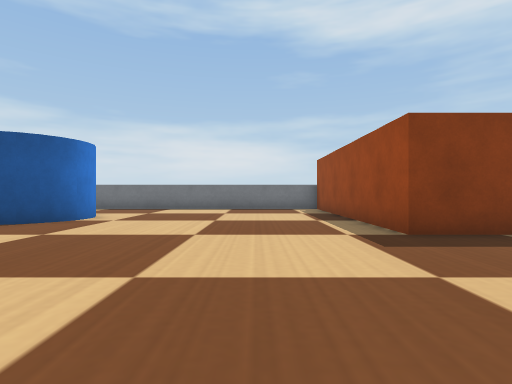
View 1 (above)

22 first-person views from a walk through a world built for the Webots simulator. The camera is 0.07 m above the floor, looks level and sees 80° across. The floor is counted in squares, 0.1 m on a side. Each view is taken from the middle of a square. On the plan, view 1 faces up. The plan holds only what a view shows up to about 10 squares ahead; the rest is blank. Robots are left out. Simple shapes and patterns stand in for the simulator's stock objects.

View 2
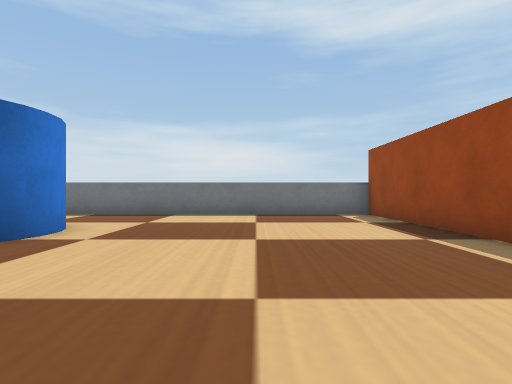

View 3
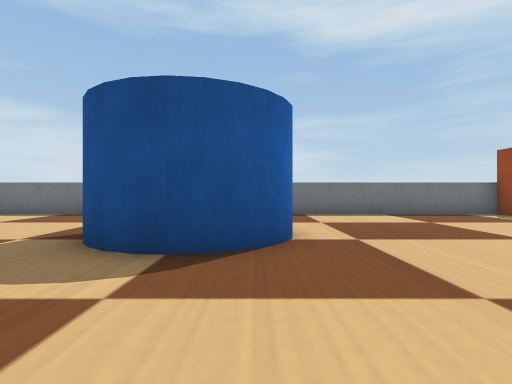

View 4
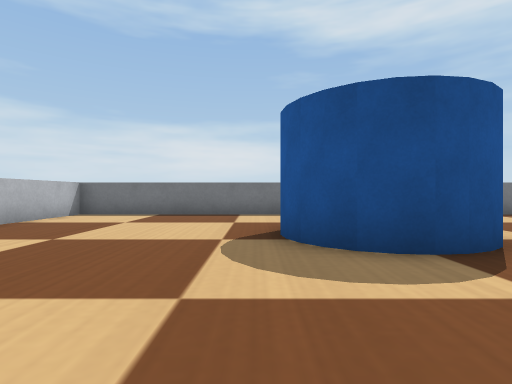

View 5
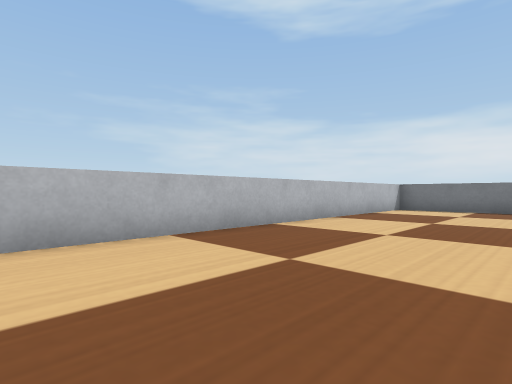

View 6
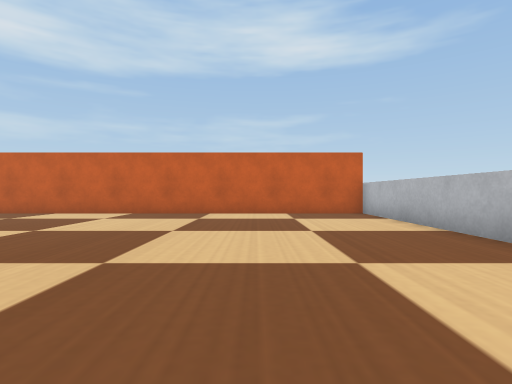

View 7
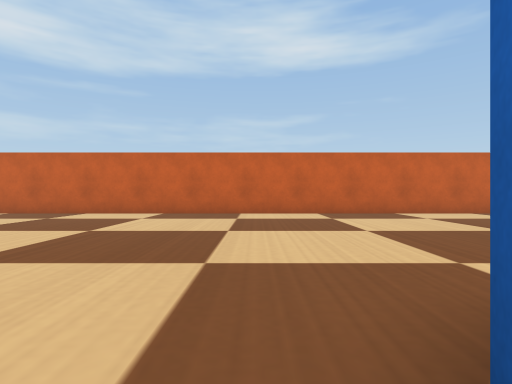

View 8
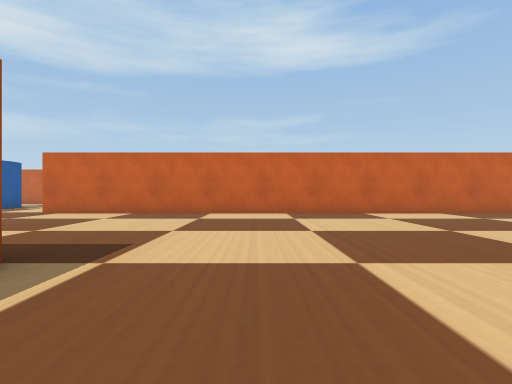

View 9
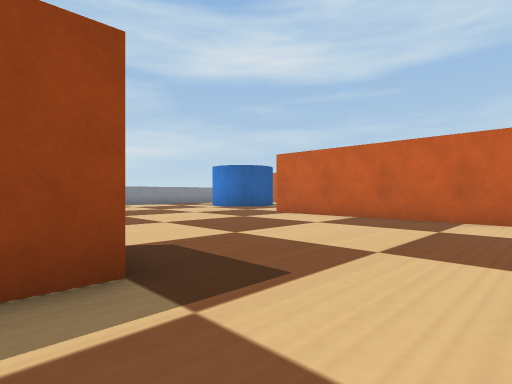

View 10
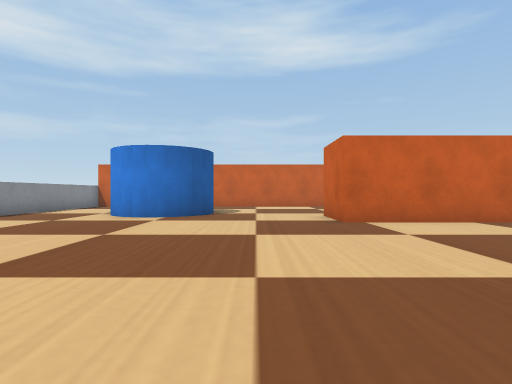

View 11
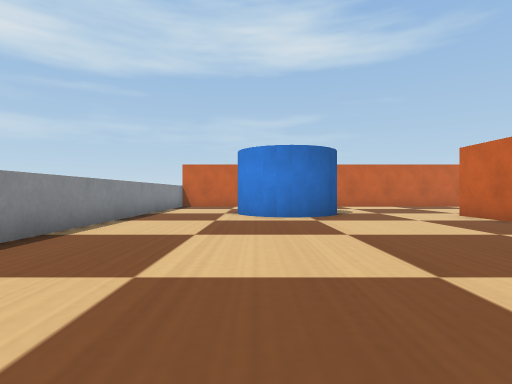

View 12
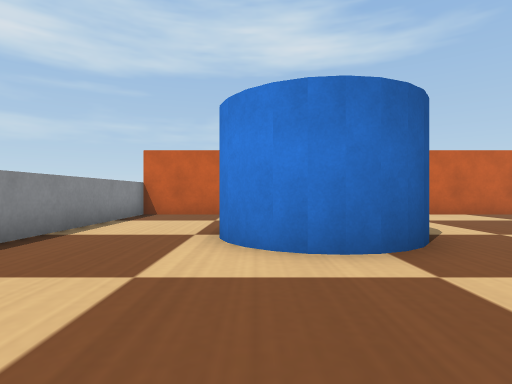

View 13
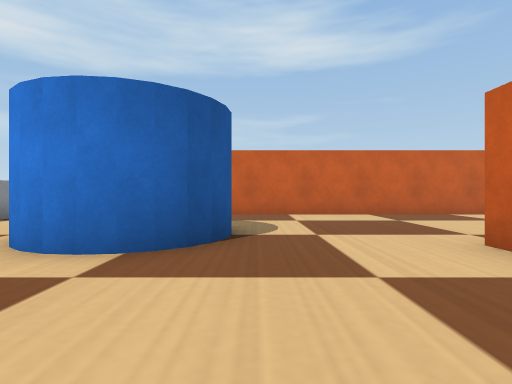

View 14
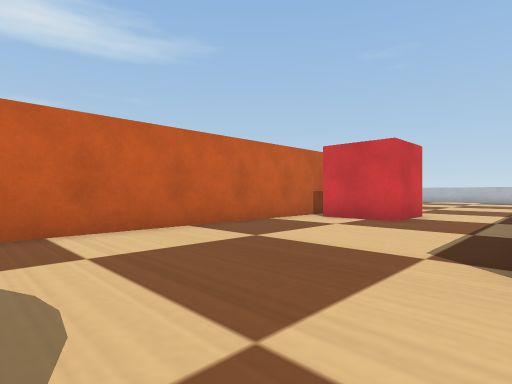

View 15
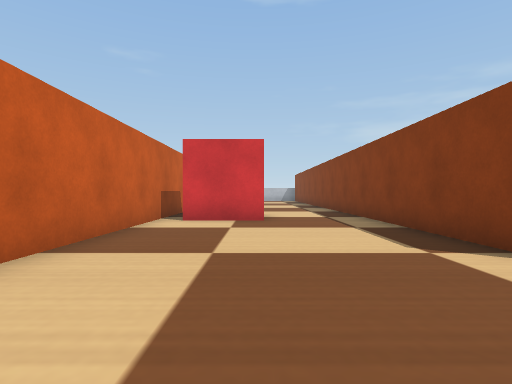

View 16
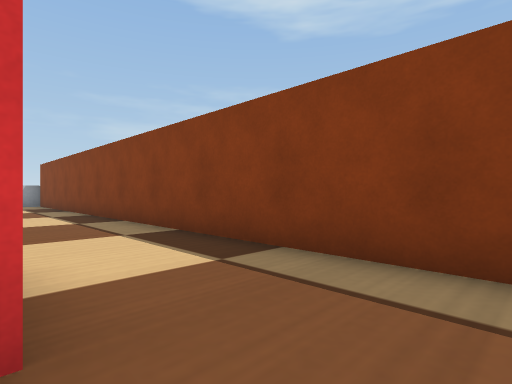

View 17
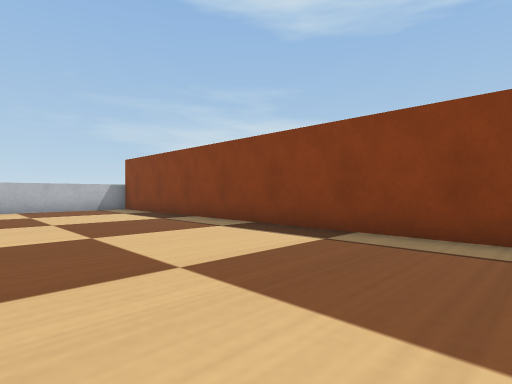

View 18
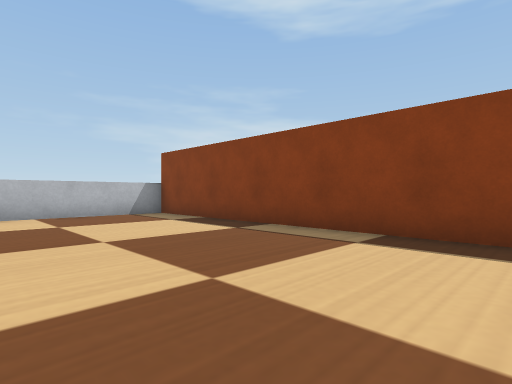

View 19
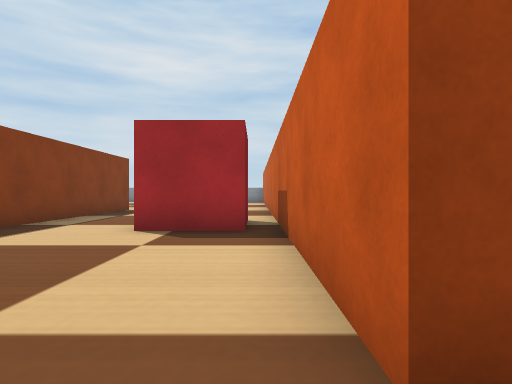

View 20
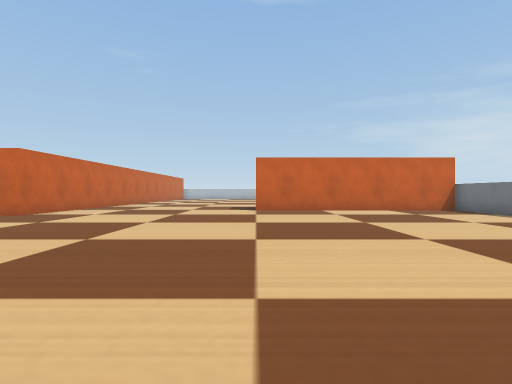

View 21
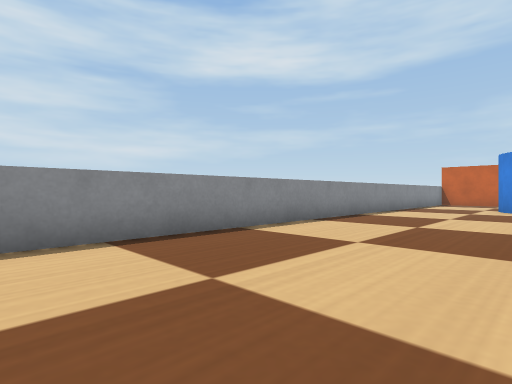

View 22
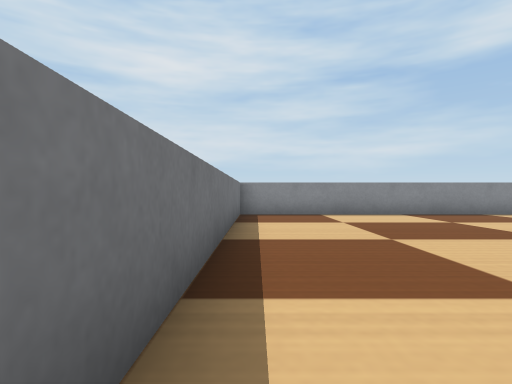

### Floor plan
Key: @ floor where view 1 was taken; # wall or solid block; . floor; B orange box; C blue cylinder; P plastic crate.
Columns run from 14 left of view 1 to 17 right of it. Each row starts with its distance up from view 1.
 13 ##################  ############
 12 #................B  ...........#
 11 #................B  ...........#
 10 #......  ........B  ...........#
  9 #......  C.......B  ...........#
  8 #......C C.......B  ...........#
  7 #......CCC.......B  ...........#
  6 #................B  ...........#
  5 #................BB ...........#
  4 #..............................#
  3 #..............................#
  2 #..............................#
  1 #..............................#
  0 #.............@................#
 -1 #..............................#
 -2 ######################.........#
 -3          #############.........#
 -4 ######################...CCC...#
 -5 #........................C C...#
 -6 #........................   ...#
 -7 #..............PP........   ...#
 -8 #..............PP.........  ...#
 -9      ..........PP.........  ...#
-10           ################  ####

Positions as (right, up) in squares from view 1, and headings:
1: (0, 0), facing up
2: (-1, 3), facing up
3: (-5, 3), facing up
4: (-8, 3), facing up
5: (-9, 0), facing up-left
6: (-10, 8), facing down
7: (-4, 8), facing down
8: (0, 8), facing down
9: (0, 6), facing down-right
10: (9, 5), facing down
11: (13, 5), facing down
12: (13, 0), facing down
13: (10, 0), facing down
14: (10, -4), facing down-left
15: (10, -7), facing left
16: (4, -7), facing up-left
17: (-1, -9), facing up-left
18: (-4, -9), facing up-left
19: (-5, -9), facing right
20: (16, 5), facing left
21: (12, 9), facing down-right
22: (7, 12), facing right
